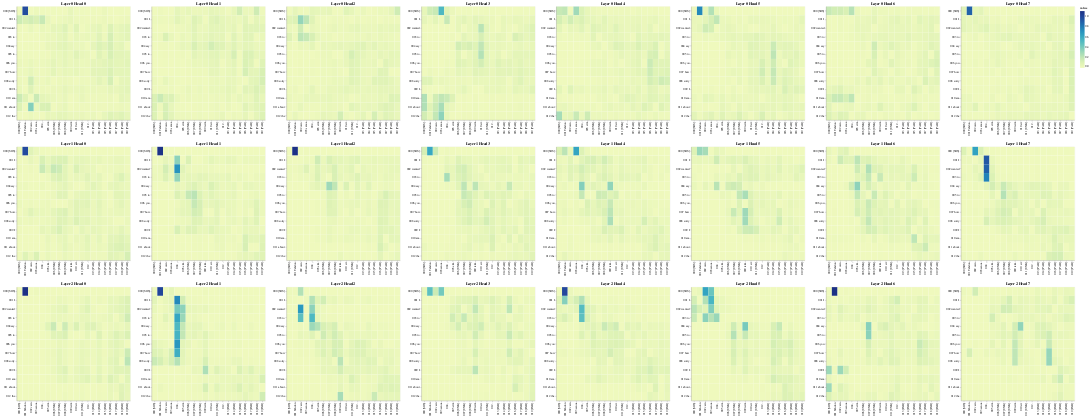

The code cell stored with this chart in its notebook:
### Markdown cell above
### Cross-Attention

### Code cell
get_all_attention_maps("cross-attention", layers, heads, encoder_input_tokens, decoder_input_tokens, min(20, sentence_length))

### Figure 1 — Vega-Lite specification as saved in the notebook (floating-point values rounded to 4 significant figures; data arrays with more than 128 entries replaced by an {"elided": "..."} marker saying what was removed)
{"config": {"view": {"continuousWidth": 300, "continuousHeight": 300}}, "vconcat": [{"hconcat": [{"data": {"name": "data-6dcee0d6324c226c8f6e031974992c90"}, "mark": {"type": "rect"}, "encoding": {"color": {"field": "value", "type": "quantitative"}, "tooltip": [{"field": "row", "type": "quantitative"}, {"field": "column", "type": "quantitative"}, {"field": "value", "type": "quantitative"}, {"field": "row_token", "type": "nominal"}, {"field": "col_token", "type": "nominal"}], "x": {"axis": {"title": ""}, "field": "col_token", "type": "nominal"}, "y": {"axis": {"title": ""}, "field": "row_token", "type": "nominal"}}, "height": 400, "name": "view_49", "title": "Layer 0 Head 0", "width": 400}, {"data": {"name": "data-67160b5422d13da931d22bd05656cd42"}, "mark": {"type": "rect"}, "encoding": {"color": {"field": "value", "type": "quantitative"}, "tooltip": [{"field": "row", "type": "quantitative"}, {"field": "column", "type": "quantitative"}, {"field": "value", "type": "quantitative"}, {"field": "row_token", "type": "nominal"}, {"field": "col_token", "type": "nominal"}], "x": {"axis": {"title": ""}, "field": "col_token", "type": "nominal"}, "y": {"axis": {"title": ""}, "field": "row_token", "type": "nominal"}}, "height": 400, "name": "view_50", "title": "Layer 0 Head 1", "width": 400}, {"data": {"name": "data-e6fa4688ddeacb3b8100dbb06c6723ef"}, "mark": {"type": "rect"}, "encoding": {"color": {"field": "value", "type": "quantitative"}, "tooltip": [{"field": "row", "type": "quantitative"}, {"field": "column", "type": "quantitative"}, {"field": "value", "type": "quantitative"}, {"field": "row_token", "type": "nominal"}, {"field": "col_token", "type": "nominal"}], "x": {"axis": {"title": ""}, "field": "col_token", "type": "nominal"}, "y": {"axis": {"title": ""}, "field": "row_token", "type": "nominal"}}, "height": 400, "name": "view_51", "title": "Layer 0 Head 2", "width": 400}, {"data": {"name": "data-6b75b92e3460155743bf958c9c659d49"}, "mark": {"type": "rect"}, "encoding": {"color": {"field": "value", "type": "quantitative"}, "tooltip": [{"field": "row", "type": "quantitative"}, {"field": "column", "type": "quantitative"}, {"field": "value", "type": "quantitative"}, {"field": "row_token", "type": "nominal"}, {"field": "col_token", "type": "nominal"}], "x": {"axis": {"title": ""}, "field": "col_token", "type": "nominal"}, "y": {"axis": {"title": ""}, "field": "row_token", "type": "nominal"}}, "height": 400, "name": "view_52", "title": "Layer 0 Head 3", "width": 400}, {"data": {"name": "data-3d6184a5b32a755b3aa424ac795c127f"}, "mark": {"type": "rect"}, "encoding": {"color": {"field": "value", "type": "quantitative"}, "tooltip": [{"field": "row", "type": "quantitative"}, {"field": "column", "type": "quantitative"}, {"field": "value", "type": "quantitative"}, {"field": "row_token", "type": "nominal"}, {"field": "col_token", "type": "nominal"}], "x": {"axis": {"title": ""}, "field": "col_token", "type": "nominal"}, "y": {"axis": {"title": ""}, "field": "row_token", "type": "nominal"}}, "height": 400, "name": "view_53", "title": "Layer 0 Head 4", "width": 400}, {"data": {"name": "data-7548e9303d9f35f44352ce1a5ea31582"}, "mark": {"type": "rect"}, "encoding": {"color": {"field": "value", "type": "quantitative"}, "tooltip": [{"field": "row", "type": "quantitative"}, {"field": "column", "type": "quantitative"}, {"field": "value", "type": "quantitative"}, {"field": "row_token", "type": "nominal"}, {"field": "col_token", "type": "nominal"}], "x": {"axis": {"title": ""}, "field": "col_token", "type": "nominal"}, "y": {"axis": {"title": ""}, "field": "row_token", "type": "nominal"}}, "height": 400, "name": "view_54", "title": "Layer 0 Head 5", "width": 400}, {"data": {"name": "data-949643342424332729491c08f305b278"}, "mark": {"type": "rect"}, "encoding": {"color": {"field": "value", "type": "quantitative"}, "tooltip": [{"field": "row", "type": "quantitative"}, {"field": "column", "type": "quantitative"}, {"field": "value", "type": "quantitative"}, {"field": "row_token", "type": "nominal"}, {"field": "col_token", "type": "nominal"}], "x": {"axis": {"title": ""}, "field": "col_token", "type": "nominal"}, "y": {"axis": {"title": ""}, "field": "row_token", "type": "nominal"}}, "height": 400, "name": "view_55", "title": "Layer 0 Head 6", "width": 400}, {"data": {"name": "data-344b94f84cf97e19e53c8ceb5588cc07"}, "mark": {"type": "rect"}, "encoding": {"color": {"field": "value", "type": "quantitative"}, "tooltip": [{"field": "row", "type": "quantitative"}, {"field": "column", "type": "quantitative"}, {"field": "value", "type": "quantitative"}, {"field": "row_token", "type": "nominal"}, {"field": "col_token", "type": "nominal"}], "x": {"axis": {"title": ""}, "field": "col_token", "type": "nominal"}, "y": {"axis": {"title": ""}, "field": "row_token", "type": "nominal"}}, "height": 400, "name": "view_56", "title": "Layer 0 Head 7", "width": 400}]}, {"hconcat": [{"data": {"name": "data-3e01df95735d77acc7b837036161ecc5"}, "mark": {"type": "rect"}, "encoding": {"color": {"field": "value", "type": "quantitative"}, "tooltip": [{"field": "row", "type": "quantitative"}, {"field": "column", "type": "quantitative"}, {"field": "value", "type": "quantitative"}, {"field": "row_token", "type": "nominal"}, {"field": "col_token", "type": "nominal"}], "x": {"axis": {"title": ""}, "field": "col_token", "type": "nominal"}, "y": {"axis": {"title": ""}, "field": "row_token", "type": "nominal"}}, "height": 400, "name": "view_57", "title": "Layer 1 Head 0", "width": 400}, {"data": {"name": "data-b2115c78d097562637f1972b85c79b4e"}, "mark": {"type": "rect"}, "encoding": {"color": {"field": "value", "type": "quantitative"}, "tooltip": [{"field": "row", "type": "quantitative"}, {"field": "column", "type": "quantitative"}, {"field": "value", "type": "quantitative"}, {"field": "row_token", "type": "nominal"}, {"field": "col_token", "type": "nominal"}], "x": {"axis": {"title": ""}, "field": "col_token", "type": "nominal"}, "y": {"axis": {"title": ""}, "field": "row_token", "type": "nominal"}}, "height": 400, "name": "view_58", "title": "Layer 1 Head 1", "width": 400}, {"data": {"name": "data-5ecd7ad3ad6b0ed786cf6f4ff66169a8"}, "mark": {"type": "rect"}, "encoding": {"color": {"field": "value", "type": "quantitative"}, "tooltip": [{"field": "row", "type": "quantitative"}, {"field": "column", "type": "quantitative"}, {"field": "value", "type": "quantitative"}, {"field": "row_token", "type": "nominal"}, {"field": "col_token", "type": "nominal"}], "x": {"axis": {"title": ""}, "field": "col_token", "type": "nominal"}, "y": {"axis": {"title": ""}, "field": "row_token", "type": "nominal"}}, "height": 400, "name": "view_59", "title": "Layer 1 Head 2", "width": 400}, {"data": {"name": "data-22176fd4fbe63ecaab6cac2b38d48fb5"}, "mark": {"type": "rect"}, "encoding": {"color": {"field": "value", "type": "quantitative"}, "tooltip": [{"field": "row", "type": "quantitative"}, {"field": "column", "type": "quantitative"}, {"field": "value", "type": "quantitative"}, {"field": "row_token", "type": "nominal"}, {"field": "col_token", "type": "nominal"}], "x": {"axis": {"title": ""}, "field": "col_token", "type": "nominal"}, "y": {"axis": {"title": ""}, "field": "row_token", "type": "nominal"}}, "height": 400, "name": "view_60", "title": "Layer 1 Head 3", "width": 400}, {"data": {"name": "data-1373f35d3de393f4f49b2c179a72c122"}, "mark": {"type": "rect"}, "encoding": {"color": {"field": "value", "type": "quantitative"}, "tooltip": [{"field": "row", "type": "quantitative"}, {"field": "column", "type": "quantitative"}, {"field": "value", "type": "quantitative"}, {"field": "row_token", "type": "nominal"}, {"field": "col_token", "type": "nominal"}], "x": {"axis": {"title": ""}, "field": "col_token", "type": "nominal"}, "y": {"axis": {"title": ""}, "field": "row_token", "type": "nominal"}}, "height": 400, "name": "view_61", "title": "Layer 1 Head 4", "width": 400}, {"data": {"name": "data-6346d74f646c9dc364d0fbb6cb0a3a77"}, "mark": {"type": "rect"}, "encoding": {"color": {"field": "value", "type": "quantitative"}, "tooltip": [{"field": "row", "type": "quantitative"}, {"field": "column", "type": "quantitative"}, {"field": "value", "type": "quantitative"}, {"field": "row_token", "type": "nominal"}, {"field": "col_token", "type": "nominal"}], "x": {"axis": {"title": ""}, "field": "col_token", "type": "nominal"}, "y": {"axis": {"title": ""}, "field": "row_token", "type": "nominal"}}, "height": 400, "name": "view_62", "title": "Layer 1 Head 5", "width": 400}, {"data": {"name": "data-137c3c26ab70d1a9cd46e4b4b8f03b3c"}, "mark": {"type": "rect"}, "encoding": {"color": {"field": "value", "type": "quantitative"}, "tooltip": [{"field": "row", "type": "quantitative"}, {"field": "column", "type": "quantitative"}, {"field": "value", "type": "quantitative"}, {"field": "row_token", "type": "nominal"}, {"field": "col_token", "type": "nominal"}], "x": {"axis": {"title": ""}, "field": "col_token", "type": "nominal"}, "y": {"axis": {"title": ""}, "field": "row_token", "type": "nominal"}}, "height": 400, "name": "view_63", "title": "Layer 1 Head 6", "width": 400}, {"data": {"name": "data-439911977b3a16195e5c813d58170c67"}, "mark": {"type": "rect"}, "encoding": {"color": {"field": "value", "type": "quantitative"}, "tooltip": [{"field": "row", "type": "quantitative"}, {"field": "column", "type": "quantitative"}, {"field": "value", "type": "quantitative"}, {"field": "row_token", "type": "nominal"}, {"field": "col_token", "type": "nominal"}], "x": {"axis": {"title": ""}, "field": "col_token", "type": "nominal"}, "y": {"axis": {"title": ""}, "field": "row_token", "type": "nominal"}}, "height": 400, "name": "view_64", "title": "Layer 1 Head 7", "width": 400}]}, {"hconcat": [{"data": {"name": "data-4196a30ba7da9a0eaa2c11ac810ab0c4"}, "mark": {"type": "rect"}, "encoding": {"color": {"field": "value", "type": "quantitative"}, "tooltip": [{"field": "row", "type": "quantitative"}, {"field": "column", "type": "quantitative"}, {"field": "value", "type": "quantitative"}, {"field": "row_token", "type": "nominal"}, {"field": "col_token", "type": "nominal"}], "x": {"axis": {"title": ""}, "field": "col_token", "type": "nominal"}, "y": {"axis": {"title": ""}, "field": "row_token", "type": "nominal"}}, "height": 400, "name": "view_65", "title": "Layer 2 Head 0", "width": 400}, {"data": {"name": "data-f37c33fdb839e205de1f3b546badc748"}, "mark": {"type": "rect"}, "encoding": {"color": {"field": "value", "type": "quantitative"}, "tooltip": [{"field": "row", "type": "quantitative"}, {"field": "column", "type": "quantitative"}, {"field": "value", "type": "quantitative"}, {"field": "row_token", "type": "nominal"}, {"field": "col_token", "type": "nominal"}], "x": {"axis": {"title": ""}, "field": "col_token", "type": "nominal"}, "y": {"axis": {"title": ""}, "field": "row_token", "type": "nominal"}}, "height": 400, "name": "view_66", "title": "Layer 2 Head 1", "width": 400}, {"data": {"name": "data-fd989579f56244e2afca5aa11284364d"}, "mark": {"type": "rect"}, "encoding": {"color": {"field": "value", "type": "quantitative"}, "tooltip": [{"field": "row", "type": "quantitative"}, {"field": "column", "type": "quantitative"}, {"field": "value", "type": "quantitative"}, {"field": "row_token", "type": "nominal"}, {"field": "col_token", "type": "nominal"}], "x": {"axis": {"title": ""}, "field": "col_token", "type": "nominal"}, "y": {"axis": {"title": ""}, "field": "row_token", "type": "nominal"}}, "height": 400, "name": "view_67", "title": "Layer 2 Head 2", "width": 400}, {"data": {"name": "data-62117e854ecff63565498ed78590b729"}, "mark": {"type": "rect"}, "encoding": {"color": {"field": "value", "type": "quantitative"}, "tooltip": [{"field": "row", "type": "quantitative"}, {"field": "column", "type": "quantitative"}, {"field": "value", "type": "quantitative"}, {"field": "row_token", "type": "nominal"}, {"field": "col_token", "type": "nominal"}], "x": {"axis": {"title": ""}, "field": "col_token", "type": "nominal"}, "y": {"axis": {"title": ""}, "field": "row_token", "type": "nominal"}}, "height": 400, "name": "view_68", "title": "Layer 2 Head 3", "width": 400}, {"data": {"name": "data-d3a7c7a9431ae4a37bcba07a7afae9c9"}, "mark": {"type": "rect"}, "encoding": {"color": {"field": "value", "type": "quantitative"}, "tooltip": [{"field": "row", "type": "quantitative"}, {"field": "column", "type": "quantitative"}, {"field": "value", "type": "quantitative"}, {"field": "row_token", "type": "nominal"}, {"field": "col_token", "type": "nominal"}], "x": {"axis": {"title": ""}, "field": "col_token", "type": "nominal"}, "y": {"axis": {"title": ""}, "field": "row_token", "type": "nominal"}}, "height": 400, "name": "view_69", "title": "Layer 2 Head 4", "width": 400}, {"data": {"name": "data-41f6b14990c3afee6682f1234d54e614"}, "mark": {"type": "rect"}, "encoding": {"color": {"field": "value", "type": "quantitative"}, "tooltip": [{"field": "row", "type": "quantitative"}, {"field": "column", "type": "quantitative"}, {"field": "value", "type": "quantitative"}, {"field": "row_token", "type": "nominal"}, {"field": "col_token", "type": "nominal"}], "x": {"axis": {"title": ""}, "field": "col_token", "type": "nominal"}, "y": {"axis": {"title": ""}, "field": "row_token", "type": "nominal"}}, "height": 400, "name": "view_70", "title": "Layer 2 Head 5", "width": 400}, {"data": {"name": "data-a2b8518fca1ae00cf88998e5b6eb8fcc"}, "mark": {"type": "rect"}, "encoding": {"color": {"field": "value", "type": "quantitative"}, "tooltip": [{"field": "row", "type": "quantitative"}, {"field": "column", "type": "quantitative"}, {"field": "value", "type": "quantitative"}, {"field": "row_token", "type": "nominal"}, {"field": "col_token", "type": "nominal"}], "x": {"axis": {"title": ""}, "field": "col_token", "type": "nominal"}, "y": {"axis": {"title": ""}, "field": "row_token", "type": "nominal"}}, "height": 400, "name": "view_71", "title": "Layer 2 Head 6", "width": 400}, {"data": {"name": "data-d286980078addcfd120a9807862f5bc5"}, "mark": {"type": "rect"}, "encoding": {"color": {"field": "value", "type": "quantitative"}, "tooltip": [{"field": "row", "type": "quantitative"}, {"field": "column", "type": "quantitative"}, {"field": "value", "type": "quantitative"}, {"field": "row_token", "type": "nominal"}, {"field": "col_token", "type": "nominal"}], "x": {"axis": {"title": ""}, "field": "col_token", "type": "nominal"}, "y": {"axis": {"title": ""}, "field": "row_token", "type": "nominal"}}, "height": 400, "name": "view_72", "title": "Layer 2 Head 7", "width": 400}]}], "params": [{"name": "param_49", "select": {"type": "interval", "encodings": ["x", "y"]}, "bind": "scales", "views": ["view_49"]}, {"name": "param_50", "select": {"type": "interval", "encodings": ["x", "y"]}, "bind": "scales", "views": ["view_50"]}, {"name": "param_51", "select": {"type": "interval", "encodings": ["x", "y"]}, "bind": "scales", "views": ["view_51"]}, {"name": "param_52", "select": {"type": "interval", "encodings": ["x", "y"]}, "bind": "scales", "views": ["view_52"]}, {"name": "param_53", "select": {"type": "interval", "encodings": ["x", "y"]}, "bind": "scales", "views": ["view_53"]}, {"name": "param_54", "select": {"type": "interval", "encodings": ["x", "y"]}, "bind": "scales", "views": ["view_54"]}, {"name": "param_55", "select": {"type": "interval", "encodings": ["x", "y"]}, "bind": "scales", "views": ["view_55"]}, {"name": "param_56", "select": {"type": "interval", "encodings": ["x", "y"]}, "bind": "scales", "views": ["view_56"]}, {"name": "param_57", "select": {"type": "interval", "encodings": ["x", "y"]}, "bind": "scales", "views": ["view_57"]}, {"name": "param_58", "select": {"type": "interval", "encodings": ["x", "y"]}, "bind": "scales", "views": ["view_58"]}, {"name": "param_59", "select": {"type": "interval", "encodings": ["x", "y"]}, "bind": "scales", "views": ["view_59"]}, {"name": "param_60", "select": {"type": "interval", "encodings": ["x", "y"]}, "bind": "scales", "views": ["view_60"]}, {"name": "param_61", "select": {"type": "interval", "encodings": ["x", "y"]}, "bind": "scales", "views": ["view_61"]}, {"name": "param_62", "select": {"type": "interval", "encodings": ["x", "y"]}, "bind": "scales", "views": ["view_62"]}, {"name": "param_63", "select": {"type": "interval", "encodings": ["x", "y"]}, "bind": "scales", "views": ["view_63"]}, {"name": "param_64", "select": {"type": "interval", "encodings": ["x", "y"]}, "bind": "scales", "views": ["view_64"]}, {"name": "param_65", "select": {"type": "interval", "encodings": ["x", "y"]}, "bind": "scales", "views": ["view_65"]}, {"name": "param_66", "select": {"type": "interval", "encodings": ["x", "y"]}, "bind": "scales", "views": ["view_66"]}, {"name": "param_67", "select": {"type": "interval", "encodings": ["x", "y"]}, "bind": "scales", "views": ["view_67"]}, {"name": "param_68", "select": {"type": "interval", "encodings": ["x", "y"]}, "bind": "scales", "views": ["view_68"]}, {"name": "param_69", "select": {"type": "interval", "encodings": ["x", "y"]}, "bind": "scales", "views": ["view_69"]}, {"name": "param_70", "select": {"type": "interval", "encodings": ["x", "y"]}, "bind": "scales", "views": ["view_70"]}, {"name": "param_71", "select": {"type": "interval", "encodings": ["x", "y"]}, "bind": "scales", "views": ["view_71"]}, {"name": "param_72", "select": {"type": "interval", "encodings": ["x", "y"]}, "bind": "scales", "views": ["view_72"]}], "$schema": "https://vega.github.io/schema/vega-lite/v5.20.1.json", "datasets": {"data-6dcee0d6324c226c8f6e031974992c90": {"elided": "260 records"}, "data-67160b5422d13da931d22bd05656cd42": {"elided": "260 records"}, "data-e6fa4688ddeacb3b8100dbb06c6723ef": {"elided": "260 records"}, "data-6b75b92e3460155743bf958c9c659d49": {"elided": "260 records"}, "data-3d6184a5b32a755b3aa424ac795c127f": {"elided": "260 records"}, "data-7548e9303d9f35f44352ce1a5ea31582": {"elided": "260 records"}, "data-949643342424332729491c08f305b278": {"elided": "260 records"}, "data-344b94f84cf97e19e53c8ceb5588cc07": {"elided": "260 records"}, "data-3e01df95735d77acc7b837036161ecc5": {"elided": "260 records"}, "data-b2115c78d097562637f1972b85c79b4e": {"elided": "260 records"}, "data-5ecd7ad3ad6b0ed786cf6f4ff66169a8": {"elided": "260 records"}, "data-22176fd4fbe63ecaab6cac2b38d48fb5": {"elided": "260 records"}, "data-1373f35d3de393f4f49b2c179a72c122": {"elided": "260 records"}, "data-6346d74f646c9dc364d0fbb6cb0a3a77": {"elided": "260 records"}, "data-137c3c26ab70d1a9cd46e4b4b8f03b3c": {"elided": "260 records"}, "data-439911977b3a16195e5c813d58170c67": {"elided": "260 records"}, "data-4196a30ba7da9a0eaa2c11ac810ab0c4": {"elided": "260 records"}, "data-f37c33fdb839e205de1f3b546badc748": {"elided": "260 records"}, "data-fd989579f56244e2afca5aa11284364d": {"elided": "260 records"}, "data-62117e854ecff63565498ed78590b729": {"elided": "260 records"}, "data-d3a7c7a9431ae4a37bcba07a7afae9c9": {"elided": "260 records"}, "data-41f6b14990c3afee6682f1234d54e614": {"elided": "260 records"}, "data-a2b8518fca1ae00cf88998e5b6eb8fcc": {"elided": "260 records"}, "data-d286980078addcfd120a9807862f5bc5": {"elided": "260 records"}}}
